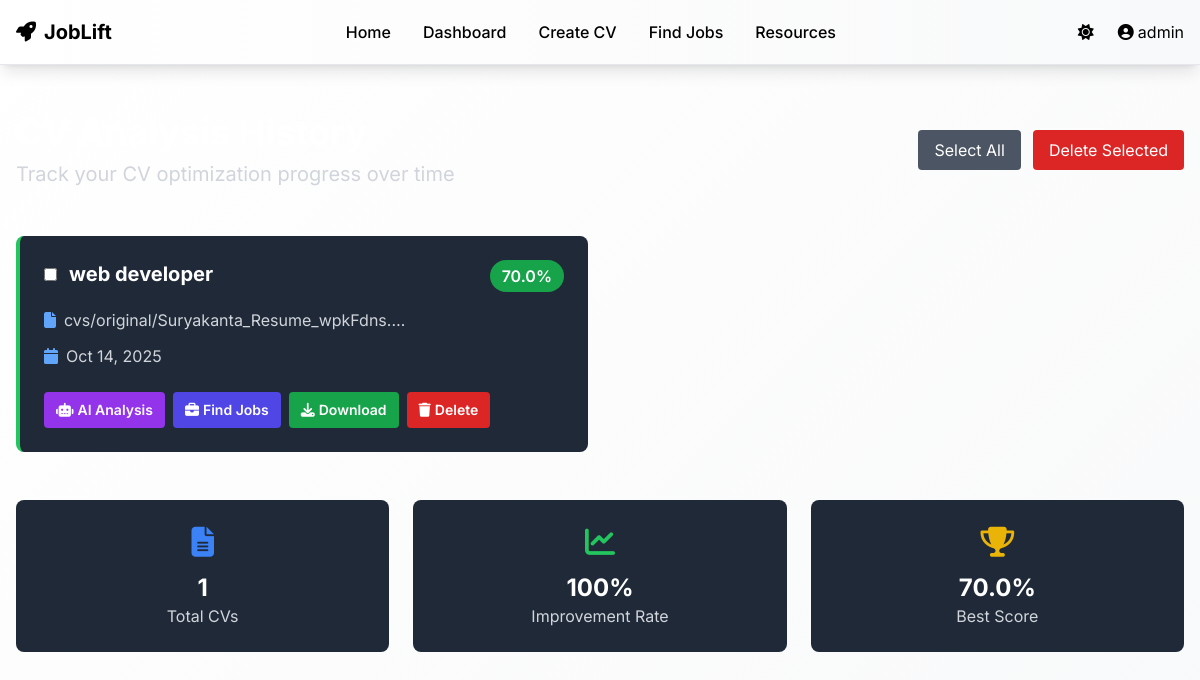
Page /cv/history/ (signed in) on the committed database.
### accounts/models.py (models this page shows)
class CustomUser(AbstractUser):
    email = models.EmailField(unique=True)
    phone = models.CharField(max_length=15, blank=True)
    profile_picture = models.ImageField(upload_to='profiles/', blank=True, null=True)
    preferred_job_role = models.CharField(max_length=100, blank=True)
    experience_level = models.CharField(max_length=20, choices=[
        ('fresher', 'Fresher'),
        ('1-3', '1-3 Years'),
        ('3-5', '3-5 Years'),
        ('5+', '5+ Years')
    ], default='fresher')
    created_at = models.DateTimeField(auto_now_add=True)
    updated_at = models.DateTimeField(auto_now=True)
    USERNAME_FIELD = 'email'
    REQUIRED_FIELDS = ['username']

### cv_optimizer/models.py (models this page shows, shortened)
class CVUpload(models.Model):
    user = models.ForeignKey(CustomUser, on_delete=models.CASCADE)
    job_role = models.CharField(max_length=200)
    original_cv = models.FileField(upload_to='cvs/original/')
    optimized_cv = models.FileField(upload_to='cvs/optimized/', blank=True, null=True)
    ats_score = models.FloatField(default=0.0)
    gemini_analysis = models.JSONField(default=dict, blank=True)
    missing_sections = models.JSONField(default=list, blank=True)
    improvement_suggestions = models.JSONField(default=list, blank=True)
    keyword_suggestions = models.JSONField(default=list, blank=True)
    job_match_percentage = models.FloatField(default=0.0)
    optimized_content = models.TextField(blank=True)
    created_at = models.DateTimeField(auto_now_add=True)
    updated_at = models.DateTimeField(auto_now=True)
    class Meta:
        ordering = ['-created_at']

### cv_optimizer/views.py (the view)
# urls.py: path('history/', views.CVHistoryView.as_view(), name='history'),
class CVHistoryView(LoginRequiredMixin, ListView):
    model = CVUpload
    template_name = 'cv_optimizer/history.html'
    context_object_name = 'cv_uploads'
    paginate_by = 10
    def get_queryset(self):
        return CVUpload.objects.filter(user=self.request.user)

### templates/cv_optimizer/history.html (shortened to what this page needs)
{% extends 'base.html' %}
{% load static %}
{% block content %}
<div class="max-w-7xl mx-auto px-4 py-12">
    <div class="mb-12">
        <div class="flex justify-between items-center mb-4">
            <div>
                <h2 class="text-4xl font-bold text-white mb-2">CV Analysis History</h2>
                <p class="text-xl text-gray-300">Track your CV optimization progress over time</p>
            </div>
            <div class="flex space-x-3">
                <button onclick="selectAll()" class="bg-gray-600 hover:bg-gray-700 text-white px-4 py-2 rounded">
                    Select All
                </button>
                <button onclick="deleteSelected()" class="bg-red-600 hover:bg-red-700 text-white px-4 py-2 rounded">
                    Delete Selected
                </button>
            </div>
        </div>
    </div>
    {% if cv_uploads %}
    <div class="grid grid-cols-1 lg:grid-cols-2 gap-6">
        {% for cv in cv_uploads %}
        <div class="bg-gray-800 p-6 rounded-lg border-l-4 {% if cv.ats_score >= 70 %}border-green-500{% elif cv.ats_score >= 40 %}border-yellow-500{% else %}border-red-500{% endif %} hover:bg-gray-700 transition-colors">
            <div class="flex justify-between items-start mb-4">
                <div class="flex items-center">
                    <input type="checkbox" class="cv-checkbox mr-3" value="{{ cv.id }}">
                    <h5 class="text-xl font-bold text-white">{{ cv.job_role }}</h5>
                </div>
                <span class="{% if cv.ats_score >= 70 %}bg-green-600{% elif cv.ats_score >= 40 %}bg-yellow-600{% else %}bg-red-600{% endif %} text-white px-3 py-1 rounded-full font-semibold">
                    {{ cv.ats_score }}%
                </span>
            </div>
            <p class="text-gray-300 mb-3">
                <i class="fas fa-file mr-2 text-blue-400"></i>{{ cv.original_cv.name|truncatechars:40 }}
            </p>
            <p class="text-gray-300 mb-6">
                <i class="fas fa-calendar mr-2 text-blue-400"></i>{{ cv.created_at|date:"M d, Y" }}
            </p>
            <div class="flex flex-wrap gap-2">
                <a href="{% url 'cv_optimizer:ai_optimized' cv.id %}" class="bg-purple-600 hover:bg-purple-700 text-white px-3 py-2 rounded text-sm font-semibold">
                    <i class="fas fa-robot mr-1"></i>AI Analysis
                </a>
                <a href="{% url 'cv_optimizer:job_matching' cv.id %}" class="bg-indigo-600 hover:bg-indigo-700 text-white px-3 py-2 rounded text-sm font-semibold">
                    <i class="fas fa-briefcase mr-1"></i>Find Jobs
                </a>
                <a href="{% url 'cv_optimizer:ai_download' cv.id %}" class="bg-green-600 hover:bg-green-700 text-white px-3 py-2 rounded text-sm font-semibold">
                    <i class="fas fa-download mr-1"></i>Download
                </a>
                <button onclick="deleteCV({{ cv.id }})" class="bg-red-600 hover:bg-red-700 text-white px-3 py-2 rounded text-sm font-semibold">
                    <i class="fas fa-trash mr-1"></i>Delete
                </button>
            </div>
        </div>
        {% endfor %}
    </div>
    <div class="mt-12 grid grid-cols-1 md:grid-cols-3 gap-6">
        <div class="bg-gray-800 p-6 rounded-lg text-center">
            <i class="fas fa-file-alt text-3xl text-blue-500 mb-3"></i>
            <h3 class="text-2xl font-bold text-white">{{ cv_uploads|length }}</h3>
            <p class="text-gray-300">Total CVs</p>
        </div>
        <div class="bg-gray-800 p-6 rounded-lg text-center">
            <i class="fas fa-chart-line text-3xl text-green-500 mb-3"></i>
            <h3 class="text-2xl font-bold text-white">{% widthratio cv_uploads|length cv_uploads|length 100 %}%</h3>
            <p class="text-gray-300">Improvement Rate</p>
        </div>
        <div class="bg-gray-800 p-6 rounded-lg text-center">
            <i class="fas fa-trophy text-3xl text-yellow-500 mb-3"></i>
            <h3 class="text-2xl font-bold text-white">{% for cv in cv_uploads %}{% if forloop.first %}{{ cv.ats_score }}%{% endif %}{% endfor %}</h3>
            <p class="text-gray-300">Best Score</p>
        </div>
    </div>
    {% endif %}
</div>
{% endblock %}

### templates/base.html (shortened to what this page needs)
<!DOCTYPE html>
<html lang="en">
<head>
    <script src="https://cdn.tailwindcss.com"></script>
    <link href="https://cdnjs.cloudflare.com/ajax/libs/font-awesome/6.4.0/css/all.min.css" rel="stylesheet">
</head>
<body class="bg-white text-black font-inter min-h-screen light-theme">
    <nav class="bg-white shadow-lg border-b border-gray-200 text-gray-900 fixed top-0 w-full z-50">
        <div class="max-w-7xl mx-auto px-4">
            <div class="flex justify-between items-center h-16">
                <a href="{% url 'core:home' %}" class="flex items-center font-bold text-xl">
                    <i class="fas fa-rocket mr-2"></i>JobLift
                </a>
                <div class="hidden md:flex items-center space-x-8">
                    <a href="{% url 'core:home' %}" class="text-gray-700 hover:text-blue-600 font-medium transition-colors">Home</a>
                    {% if user.is_authenticated %}
                    <a href="{% url 'core:dashboard' %}" class="text-gray-700 hover:text-blue-600 font-medium transition-colors">Dashboard</a>
                    <a href="{% url 'cv_optimizer:create' %}" class="text-gray-700 hover:text-blue-600 font-medium transition-colors">Create CV</a>
                    <a href="{% url 'job_scraper:search' %}" class="text-gray-700 hover:text-blue-600 font-medium transition-colors">Find Jobs</a>
                    {% endif %}
                    <a href="{% url 'core:resources' %}" class="text-gray-700 hover:text-blue-600 font-medium transition-colors">Resources</a>
                </div>
                <div class="flex items-center space-x-4">
                    <button id="themeToggle" class="p-2 rounded-lg hover:bg-gray-100 transition-colors" onclick="toggleTheme()">
                        <i class="fas fa-sun text-gray-600" id="themeIcon"></i>
                    </button>
                    {% if user.is_authenticated %}
                    <div class="relative group">
                        <button class="flex items-center text-gray-700 hover:text-blue-600 transition-colors">
                            <i class="fas fa-user-circle mr-1"></i>{{ user.username }}
                        </button>
                    </div>
                    {% else %}
                    <a href="{% url 'accounts:login' %}" class="text-gray-700 hover:text-blue-600 transition-colors">Login</a>
                    <a href="{% url 'accounts:register' %}" class="bg-blue-600 text-white px-4 py-2 rounded-lg hover:bg-blue-700 transition-colors">Register</a>
                    {% endif %}
                </div>
            </div>
        </div>
    </nav>
    <main class="pt-16 min-h-screen">
        {% block content %}
        {% endblock %}
    </main>
    {% load static %}
</body>
</html>

### templates/base.html (style rules this page uses)
.light-theme { background: linear-gradient(135deg, #ffffff 0%, #f8f9fa 100%) !important; color: #000000 !important; }
.light-theme nav { background: linear-gradient(90deg, #ffffff 0%, #f8f9fa 100%) !important; color: #000000 !important; }

### rows in the picture
CustomUser: username "admin"
CVUpload: job_role "web developer", ats_score "70.0", original_cv.name "cvs/original/Suryakanta_Resume_wpkFdns.…", created_at "Oct 14, 2025"

### other values in the picture
{{ cv_uploads|length }} "1"
